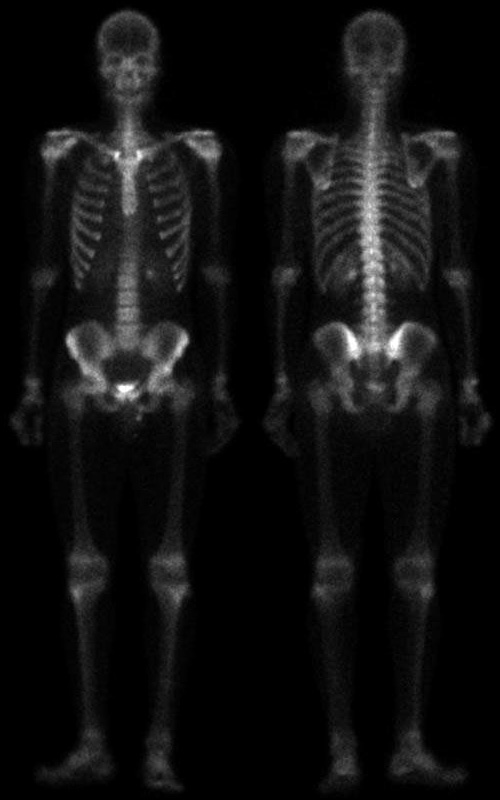
#> input picture imagens/Fig0106(a)(bone-scan-GE).tif, 500 x 800 px
$ python analise.py
#> lines starting #> are read from the running program, lines starting #| are printed output that depends on the picture; after the words box and inside, x2 and y2 are one past the last pixel; in counts of white or black regions, pixels touching at a corner belong together; long printed decimals are rounded
import numpy as np
import cv2
import os
from matplotlib import pyplot as plt

# Função para realizar a transformação gamma
def gamma_correction(image, gamma):
    inv_gamma = 1.0 / gamma
    table = np.array([((i / 255.0) ** inv_gamma) * 255
                      for i in np.arange(0, 256)]).astype("uint8")
    return cv2.LUT(image, table)

# Função para aplicar a negativa na imagem
def negative(image):
    return cv2.bitwise_not(image)

# Função para binarizar a imagem com um valor de limiar específico
def threshold(image, threshold_value):
    ret, thresh = cv2.threshold(image, threshold_value, 255, cv2.THRESH_BINARY)
    return thresh

# lista de nomes de arquivos de imagem
image_files = ['imagens/Fig0106(a)(bone-scan-GE).tif',
              'imagens/Fig0106(b)(PET_image).tif',
              'imagens/Fig0115(a)(thum-print-loop).tif',
              'imagens/Fig0120(c)(ultrasound-tharoid structures).tif',
              'imagens/Fig0117(b)(MRI-spine1-Vandy).tif']

# Loop pelas imagens no diretório
for image_file in image_files:
    # Carrega a imagem
    image = cv2.imread(image_file, 0)
#> image is the input picture: shape (800, 500); min 0, max 255, mean 17.2

    # Aplica a transformação gamma com um valor específico de gamma
    gamma = 0.5
    gamma_image = gamma_correction(image, gamma)
#> in gamma_correction, `return cv2.LUT(image, table)`:
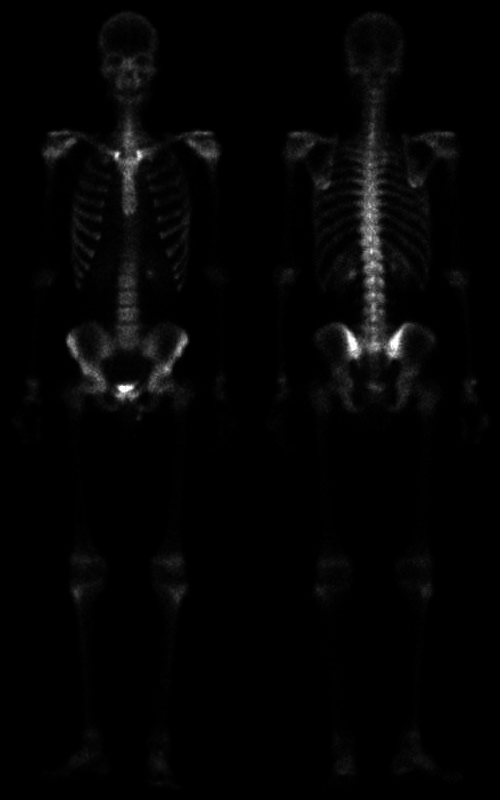
#> returned value: shape (800, 500); min 0, max 255, mean 4.3

    # Aplica a negativa na imagem
    negative_image = negative(image)
#> in negative, `return cv2.bitwise_not(image)`:
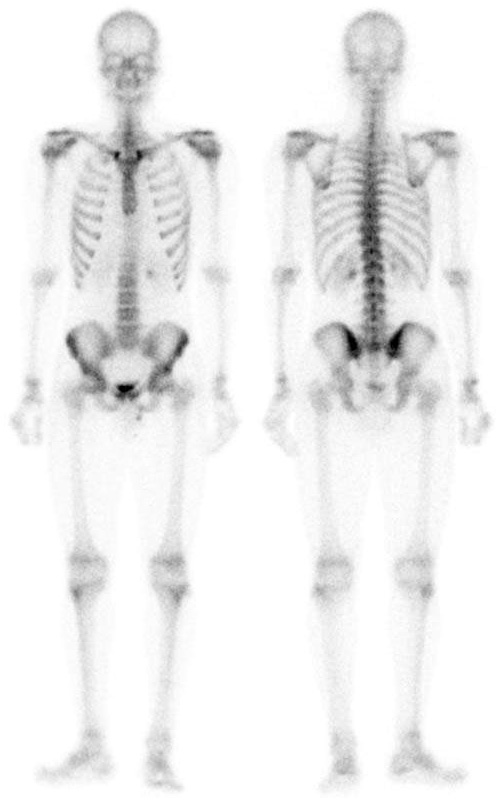
#> returned value: shape (800, 500); min 0, max 255, mean 237.8

    # Binariza a imagem com um valor específico de limiar
    threshold_value = 128
    threshold_image = threshold(image, threshold_value)
#> in threshold, `ret, thresh = cv2.threshold(image, threshold_value, 255, cv2.THRESH_BI..`:
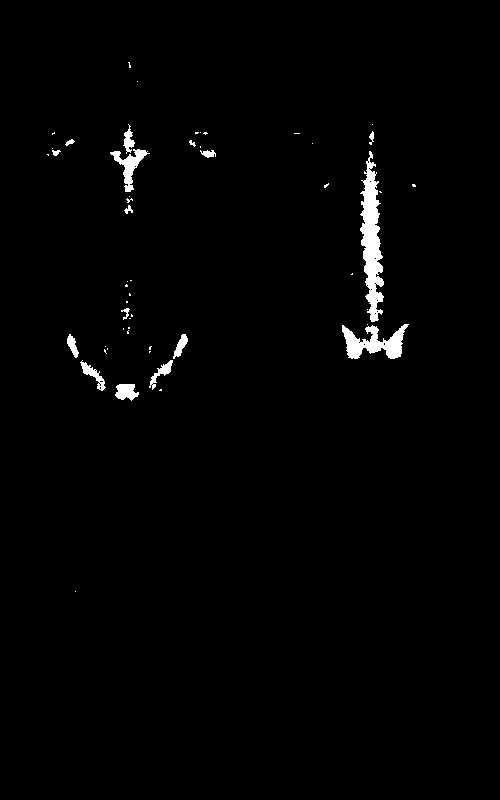
#> thresh: shape (800, 500); 1.4% white; 53 white regions (37 under 20 px), largest, box (x1, y1, x2, y2) and area: (360, 151, 384, 322) 2202, (342, 324, 409, 359) 1183, (110, 149, 150, 192) 558
#> in threshold, `ret, thresh = cv2.threshold(image, threshold_value, 255, cv2.THRESH_BI..`: ret = 128

    # Mostra as imagens resultantes
    plt.figure(figsize=(15, 5))
    plt.subplot(1, 4, 1)
    plt.imshow(image, cmap="gray")
    plt.title("Original")
    plt.subplot(1, 4, 2)
    plt.imshow(gamma_image, cmap="gray")
    plt.title("Gamma")
    plt.subplot(1, 4, 3)
    plt.imshow(negative_image, cmap="gray")
    plt.title("Negativa")
    plt.subplot(1, 4, 4)
    plt.imshow(threshold_image, cmap="gray")
    plt.title("Binarização")

    # Exibe os histogramas de cada imagem
    plt.figure(figsize=(15, 5))
    plt.subplot(1, 4, 1)
    plt.hist(image.ravel(), 256, [0, 256])
    plt.title("Histograma Original")
    plt.subplot(1, 4, 2)
    plt.hist(gamma_image.ravel(), 256, [0, 256])
    plt.title("Histograma Gamma")
    plt.subplot(1, 4, 3)
    plt.hist(negative_image.ravel(), 256, [0, 256])
    plt.title("Histograma Negativa")
    plt.subplot(1, 4, 4)
    plt.hist(threshold_image.ravel(), 256, [0, 256])
    plt.title("Histograma Binarização")

    # Calcula a entropia de cada imagem
    entropy_image = cv2.calcHist([image], [0], None, [256], [0, 256])
#> entropy_image = 256 values, max 164896 at index 0, min 1 at index 232, mean 1562.5
    entropy_gamma_image = cv2.calcHist([gamma_image], [0], None, [256], [0, 256])
#> entropy_gamma_image = 256 values, max 276192 at index 0, min 0 at index 78, mean 1562.5
    entropy_negative_image = cv2.calcHist([negative_image], [0], None, [256], [0, 256])
#> entropy_negative_image = 256 values, max 164896 at index 255, min 1 at index 23, mean 1562.5
    entropy_threshold_image = cv2.calcHist([threshold_image], [0], None, [256], [0, 256])
#> entropy_threshold_image = 256 values, max 394367 at index 0, min 0 at index 1, mean 1562.5
    entropy_image = cv2.normalize(entropy_image, entropy_image, norm_type=cv2.NORM_L1)
#> entropy_image = 256 values, max 0.412 at index 0, min 2.5e-06 at index 232, mean 0.00391
    entropy_gamma_image = cv2.normalize(entropy_gamma_image, entropy_gamma_image, norm_type=cv2.NORM_L1)
#> entropy_gamma_image = 256 values, max 0.69 at index 0, min 0 at index 78, mean 0.00391
    entropy_negative_image = cv2.normalize(entropy_negative_image, entropy_negative_image, norm_type=cv2.NORM_L1)
#> entropy_negative_image = 256 values, max 0.412 at index 255, min 2.5e-06 at index 23, mean 0.00391
    entropy_threshold_image = cv2.normalize(entropy_threshold_image, entropy_threshold_image, norm_type=cv2.NORM_L1)
#> entropy_threshold_image = 256 values, max 0.986 at index 0, min 0 at index 1, mean 0.00391

    entropy_image = -np.sum(entropy_image * np.log2(entropy_image))
#> entropy_image = 4.65
    entropy_gamma_image = -np.sum(entropy_gamma_image * np.log2(entropy_gamma_image))
#> entropy_gamma_image = nan
    entropy_negative_image = -np.sum(entropy_negative_image * np.log2(entropy_negative_image))
#> entropy_negative_image = 4.65
    entropy_threshold_image = -np.sum(entropy_threshold_image * np.log2(entropy_threshold_image))
#> entropy_threshold_image = nan

    print(f"Entropia da imagem original: {entropy_image}")
#| Entropia da imagem original: 4.648
    print(f"Entropia da imagem com transformação gamma: {entropy_gamma_image}")
#| Entropia da imagem com transformação gamma: nan
    print(f"Entropia da imagem negativa: {entropy_negative_image}")
#| Entropia da imagem negativa: 4.648
    print(f"Entropia da imagem binarizada: {entropy_threshold_image}")
#| Entropia da imagem binarizada: nan

    plt.show()
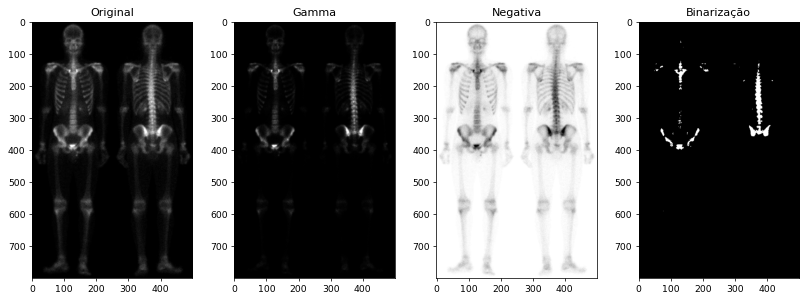
#> figure drawn by matplotlib, 4 panels
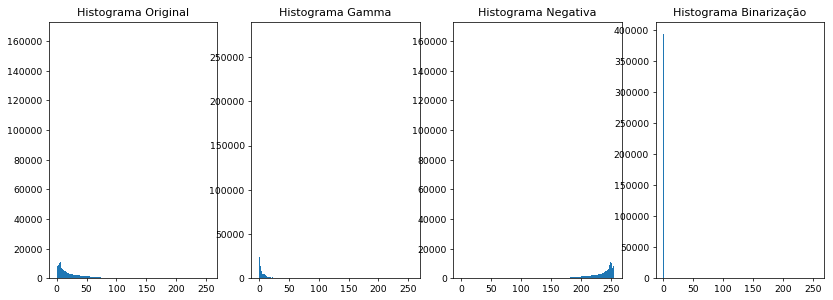
#> figure drawn by matplotlib, 4 panels; panel 1: tallest bar 164896 high, from x = 0 to 1; panel 2: tallest bar 276192 high, from x = 0 to 1; panel 3: tallest bar 164896 high, from x = 255 to 256; panel 4: tallest bar 394367 high, from x = 0 to 1
#> pass 2 of the loop `for image_file in image_files:`:
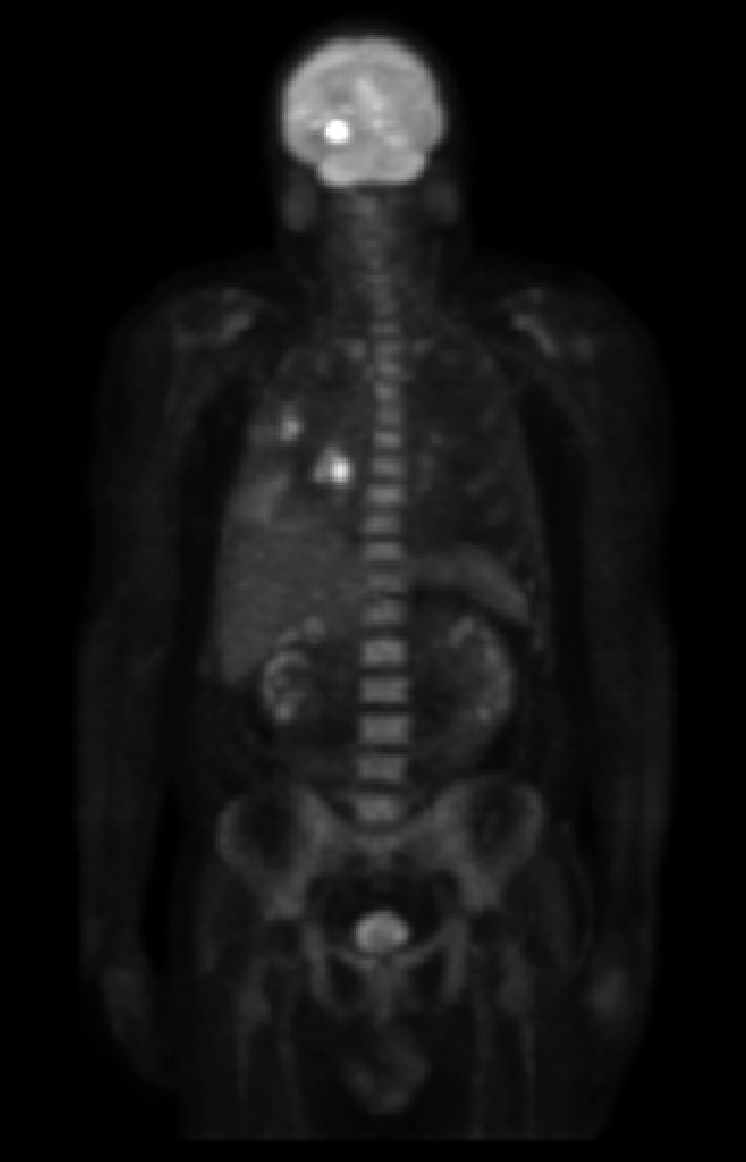
#> input picture imagens/Fig0106(b)(PET_image).tif, 746 x 1162 px
#> image is the input picture: shape (1162, 746); min 0, max 255, mean 19.4
#> in threshold (call 2), `ret, thresh = cv2.threshold(image, threshold_value, 255, cv2.THRESH_BI..`:
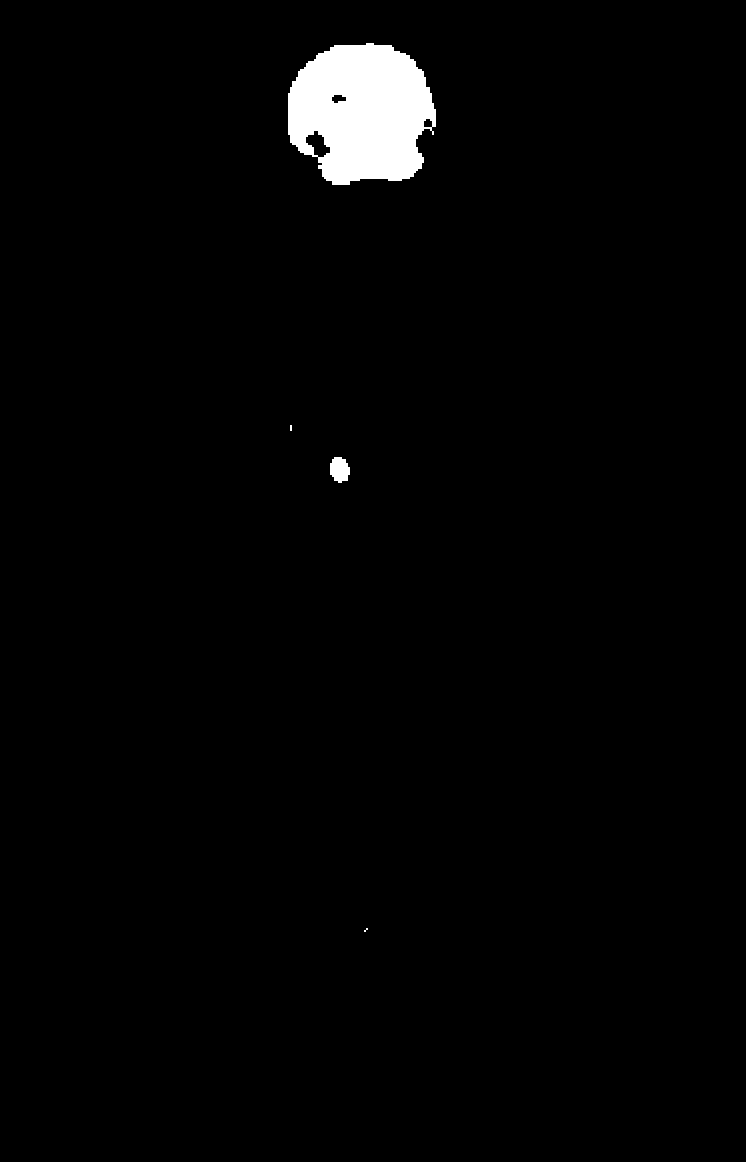
#> thresh: shape (1162, 746); 1.9% white; 4 white regions (2 under 20 px), largest, box (x1, y1, x2, y2) and area: (288, 43, 436, 185) 15964, (330, 457, 350, 483) 400
#> `entropy_image = cv2.calcHist([image], [0], None, [256], [0, 256])`: entropy_image = 256 values, max 314932 at index 0, min 0 at index 197, mean 3386.1
#> `entropy_gamma_image = cv2.calcHist([gamma_image], [0], None, [256], [0..`: entropy_gamma_image = 256 values, max 498320 at index 0, min 0 at index 78, mean 3386.1
#> `entropy_negative_image = cv2.calcHist([negative_image], [0], None, [25..`: entropy_negative_image = 256 values, max 314932 at index 255, min 0 at index 3, mean 3386.1
#> `entropy_threshold_image = cv2.calcHist([threshold_image], [0], None, [..`: entropy_threshold_image = 256 values, max 850468 at index 0, min 0 at index 1, mean 3386.1
#> `entropy_image = cv2.normalize(entropy_image, entropy_image, norm_type=..`: entropy_image = 256 values, max 0.363 at index 0, min 0 at index 197, mean 0.00391
#> `entropy_gamma_image = cv2.normalize(entropy_gamma_image, entropy_gamma..`: entropy_gamma_image = 256 values, max 0.575 at index 0, min 0 at index 78, mean 0.00391
#> `entropy_negative_image = cv2.normalize(entropy_negative_image, entropy..`: entropy_negative_image = 256 values, max 0.363 at index 255, min 0 at index 3, mean 0.00391
#> `entropy_threshold_image = cv2.normalize(entropy_threshold_image, entro..`: entropy_threshold_image = 256 values, max 0.981 at index 0, min 0 at index 1, mean 0.00391
#> `entropy_image = -np.sum(entropy_image * np.log2(entropy_image))`: entropy_image = nan
#| Entropia da imagem original: nan
#| Entropia da imagem com transformação gamma: nan
#| Entropia da imagem negativa: nan
#| Entropia da imagem binarizada: nan
#> `plt.show()`:
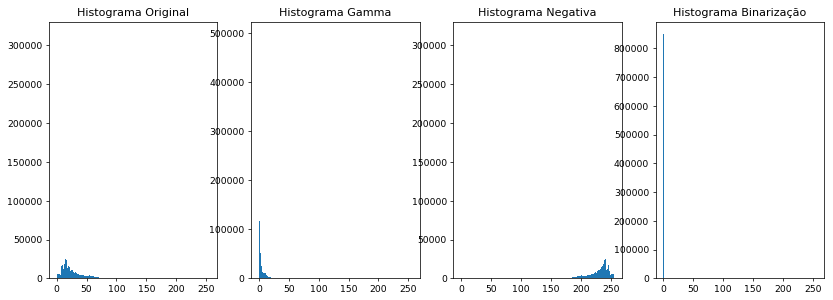
#> figure drawn by matplotlib, 4 panels; panel 1: tallest bar 314932 high, from x = 0 to 1; panel 2: tallest bar 498320 high, from x = 0 to 1; panel 3: tallest bar 314932 high, from x = 255 to 256; panel 4: tallest bar 850468 high, from x = 0 to 1
#> pass 3 of the loop `for image_file in image_files:`:
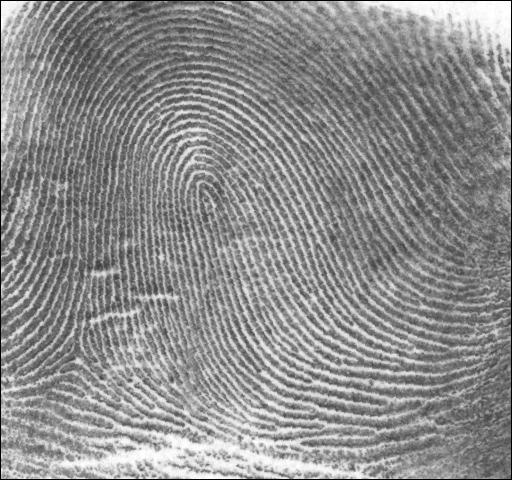
#> input picture imagens/Fig0115(a)(thum-print-loop).tif, 512 x 480 px
#> image is the input picture: shape (480, 512); min 0, max 255, mean 141.3
#> in threshold (call 3), `ret, thresh = cv2.threshold(image, threshold_value, 255, cv2.THRESH_BI..`:
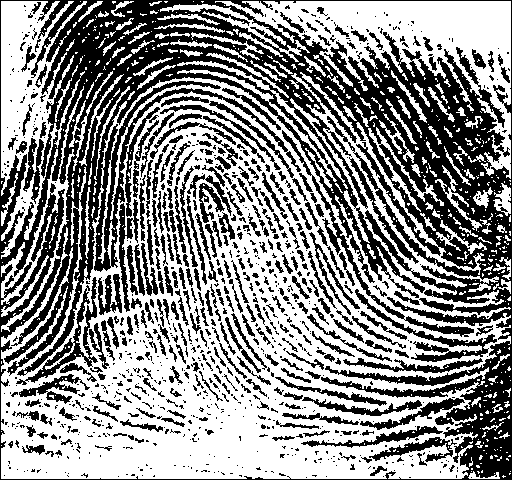
#> thresh: shape (480, 512); 55.6% white; 950 black regions (629 under 20 px), largest, box (x1, y1, x2, y2) and area: (0, 0, 512, 480) 70728, (282, 130, 474, 337) 1502, (355, 289, 497, 362) 1372
#> `entropy_image = cv2.calcHist([image], [0], None, [256], [0, 256])`: entropy_image = 256 values, max 2812 at index 115, min 0 at index 16, mean 960
#> `entropy_gamma_image = cv2.calcHist([gamma_image], [0], None, [256], [0..`: entropy_gamma_image = 256 values, max 5443 at index 50, min 0 at index 2, mean 960
#> `entropy_negative_image = cv2.calcHist([negative_image], [0], None, [25..`: entropy_negative_image = 256 values, max 2812 at index 140, min 0 at index 201, mean 960
#> `entropy_threshold_image = cv2.calcHist([threshold_image], [0], None, [..`: entropy_threshold_image = 256 values, max 136537 at index 255, min 0 at index 1, mean 960
#> `entropy_image = cv2.normalize(entropy_image, entropy_image, norm_type=..`: entropy_image = 256 values, max 0.0114 at index 115, min 0 at index 16, mean 0.00391
#> `entropy_gamma_image = cv2.normalize(entropy_gamma_image, entropy_gamma..`: entropy_gamma_image = 256 values, max 0.0221 at index 50, min 0 at index 2, mean 0.00391
#> `entropy_negative_image = cv2.normalize(entropy_negative_image, entropy..`: entropy_negative_image = 256 values, max 0.0114 at index 140, min 0 at index 201, mean 0.00391
#> `entropy_threshold_image = cv2.normalize(entropy_threshold_image, entro..`: entropy_threshold_image = 256 values, max 0.556 at index 255, min 0 at index 1, mean 0.00391
#> `entropy_image = -np.sum(entropy_image * np.log2(entropy_image))`: entropy_image = nan
#| Entropia da imagem original: nan
#| Entropia da imagem com transformação gamma: nan
#| Entropia da imagem negativa: nan
#| Entropia da imagem binarizada: nan
#> `plt.show()`:
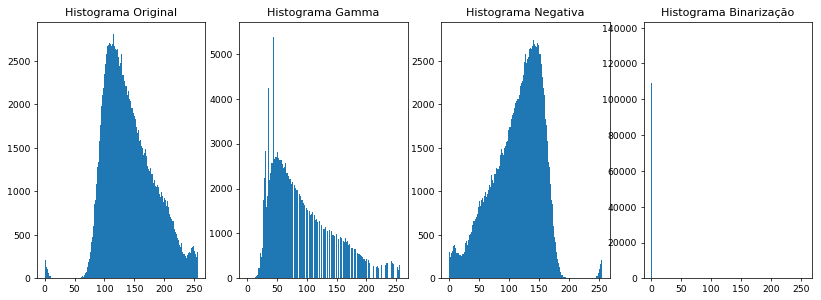
#> figure drawn by matplotlib, 4 panels; panel 1: tallest bar 2812 high, from x = 115 to 116; panel 2: tallest bar 5443 high, from x = 50 to 51; panel 3: tallest bar 2812 high, from x = 140 to 141; panel 4: tallest bar 136537 high, from x = 255 to 256
#> the loop made 5 passes; the first 3 are shown
